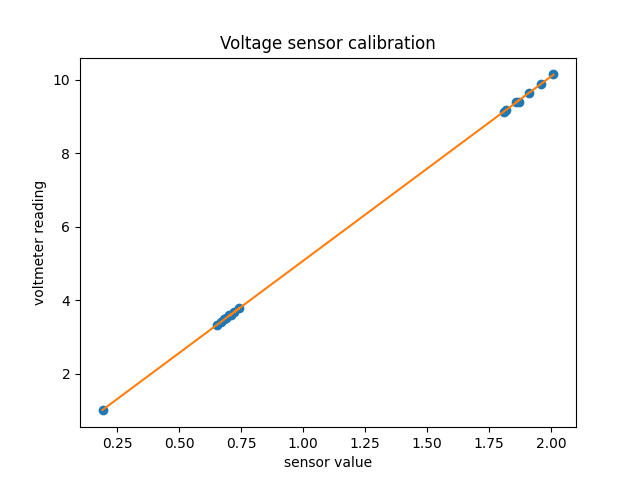

Write Python code to recreate this figure.
from sklearn.linear_model import LinearRegression
import numpy as np
import matplotlib.pyplot as plt
#collected data
x=np.array([2.01,1.96,1.91,1.86,1.87,1.82,1.81,0.72,0.74,0.7,0.71,0.69,0.68,0.67,0.65,0.19]).reshape((-1,1))
y=np.array([10.14,9.88,9.64,9.4,9.4,9.17,9.13,3.68,3.79,3.59,3.59,3.51,3.49,3.4,3.32,1])
#determining the linear regression model
model=LinearRegression()
model.fit(x,y)
r_sq=model.score(x,y)
print(f'coefficient of determination:{r_sq}')
print(f'Intercept:{model.intercept_}')
print(f'slope:{model.coef_[0]}')
#estimating new y values with the model
y_est=model.coef_[0]*x+model.intercept_
#ploting data
plt.title('Voltage sensor calibration')
plt.xlabel('sensor value')
plt.ylabel('voltmeter reading')
plt.plot(x,y,'o')
plt.plot(x,y_est)
plt.show()
